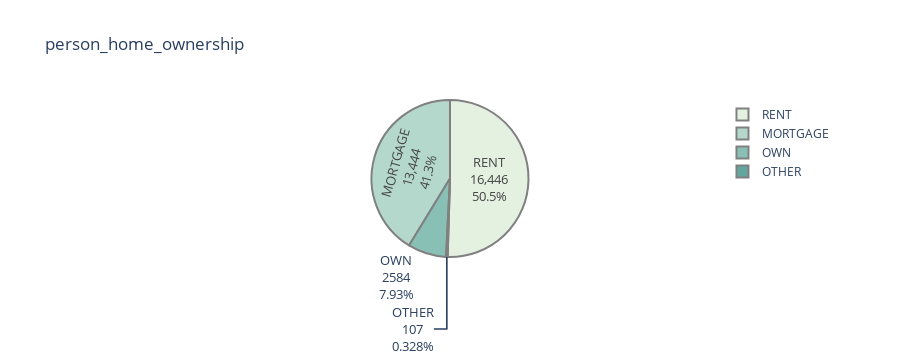

The notebook cell saved with this chart:
### Code cell
level_counts=data.person_home_ownership.value_counts()
fig=px.pie(values=level_counts.values,
          names=level_counts.index,
          color_discrete_sequence=px.colors.sequential.Mint,
          title= 'person_home_ownership'
          )
fig.update_traces(textinfo='label+percent+value', textfont_size=13,
                  marker=dict(line=dict(color='#102000', width=0.2)))

fig.data[0].marker.line.width = 2
fig.data[0].marker.line.color='gray'
fig.show()

### Figure 1 — Plotly figure (JSON) as saved in the notebook; plotly's stock layout.template omitted (floating-point values rounded to 4 significant figures)
{"data": [{"domain": {"x": [0, 1], "y": [0, 1]}, "hovertemplate": "label=%{label}<br>value=%{value}<extra></extra>", "labels": ["RENT", "MORTGAGE", "OWN", "OTHER"], "legendgroup": "", "marker": {"line": {"color": "gray", "width": 2}}, "name": "", "showlegend": true, "textfont": {"size": 13}, "textinfo": "label+percent+value", "type": "pie", "values": [16446, 13444, 2584, 107]}], "layout": {"autosize": true, "height": 360, "legend": {"tracegroupgap": 0}, "piecolorway": ["rgb(228, 241, 225)", "rgb(180, 217, 204)", "rgb(137, 192, 182)", "rgb(99, 166, 160)", "rgb(68, 140, 138)", "rgb(40, 114, 116)", "rgb(13, 88, 95)"], "title": {"text": "person_home_ownership"}}}
